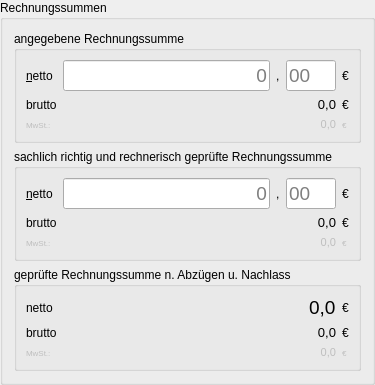
    <widget class="QGroupBox" name="groupBox_3">
     <property name="title">
      <string>Rechnungssummen</string>
     </property>
     <property name="flat">
      <bool>true</bool>
     </property>
     <layout class="QVBoxLayout" name="verticalLayout">
      <item>
       <widget class="QGroupBox" name="groupBox_amount">
        <property name="title">
         <string>angegebene Rechnungssumme</string>
        </property>
        <layout class="QGridLayout" name="gridLayout_4">
         <item row="3" column="4">
          <widget class="QLabel" name="label_currency_11">
           <property name="enabled">
            <bool>false</bool>
           </property>
           <property name="maximumSize">
            <size>
             <width>16777215</width>
             <height>16777215</height>
            </size>
           </property>
           <property name="font">
            <font>
             <pointsize>6</pointsize>
            </font>
           </property>
           <property name="text">
            <string>€</string>
           </property>
          </widget>
         </item>
         <item row="1" column="3">
          <widget class="QLineEdit" name="lineEdit_amount_2">
           <property name="maximumSize">
            <size>
             <width>50</width>
             <height>16777215</height>
            </size>
           </property>
           <property name="font">
            <font>
             <pointsize>14</pointsize>
            </font>
           </property>
           <property name="maxLength">
            <number>2</number>
           </property>
           <property name="echoMode">
            <enum>QLineEdit::Normal</enum>
           </property>
           <property name="cursorPosition">
            <number>0</number>
           </property>
           <property name="placeholderText">
            <string>00</string>
           </property>
          </widget>
         </item>
         <item row="2" column="4">
          <widget class="QLabel" name="label_currency_10">
           <property name="maximumSize">
            <size>
             <width>16777215</width>
             <height>16777215</height>
            </size>
           </property>
           <property name="text">
            <string>€</string>
           </property>
          </widget>
         </item>
         <item row="2" column="1" colspan="3">
          <widget class="QLabel" name="label_amount_w_VAT">
           <property name="font">
            <font>
             <pointsize>10</pointsize>
            </font>
           </property>
           <property name="text">
            <string>0,0</string>
           </property>
           <property name="alignment">
            <set>Qt::AlignRight|Qt::AlignTrailing|Qt::AlignVCenter</set>
           </property>
          </widget>
         </item>
         <item row="3" column="0">
          <widget class="QLabel" name="label_VAT">
           <property name="enabled">
            <bool>false</bool>
           </property>
           <property name="font">
            <font>
             <pointsize>6</pointsize>
            </font>
           </property>
           <property name="text">
            <string>MwSt.:</string>
           </property>
          </widget>
         </item>
         <item row="2" column="0">
          <widget class="QLabel" name="label_w_tax">
           <property name="text">
            <string>brutto</string>
           </property>
          </widget>
         </item>
         <item row="1" column="0">
          <widget class="QLabel" name="label_net">
           <property name="text">
            <string>&amp;netto</string>
           </property>
           <property name="buddy">
            <cstring>lineEdit_amount_1</cstring>
           </property>
          </widget>
         </item>
         <item row="1" column="1">
          <widget class="QLineEdit" name="lineEdit_amount_1">
           <property name="font">
            <font>
             <pointsize>14</pointsize>
            </font>
           </property>
           <property name="layoutDirection">
            <enum>Qt::LeftToRight</enum>
           </property>
           <property name="alignment">
            <set>Qt::AlignRight|Qt::AlignTrailing|Qt::AlignVCenter</set>
           </property>
           <property name="readOnly">
            <bool>false</bool>
           </property>
           <property name="placeholderText">
            <string>0</string>
           </property>
           <property name="clearButtonEnabled">
            <bool>false</bool>
           </property>
          </widget>
         </item>
         <item row="1" column="4">
          <widget class="QLabel" name="label_currency_1">
           <property name="maximumSize">
            <size>
             <width>16777215</width>
             <height>16777215</height>
            </size>
           </property>
           <property name="text">
            <string>€</string>
           </property>
          </widget>
         </item>
         <item row="1" column="2">
          <widget class="QLabel" name="label_comma">
           <property name="text">
            <string>,</string>
           </property>
          </widget>
         </item>
         <item row="3" column="1" colspan="3">
          <widget class="QLabel" name="label_amount_VAT_amount">
           <property name="enabled">
            <bool>false</bool>
           </property>
           <property name="font">
            <font>
             <pointsize>8</pointsize>
            </font>
           </property>
           <property name="text">
            <string>0,0</string>
           </property>
           <property name="alignment">
            <set>Qt::AlignRight|Qt::AlignTrailing|Qt::AlignVCenter</set>
           </property>
          </widget>
         </item>
        </layout>
       </widget>
      </item>
      <item>
       <widget class="QGroupBox" name="groupBox_amount_2">
        <property name="title">
         <string>sachlich richtig und rechnerisch geprüfte Rechnungssumme</string>
        </property>
        <layout class="QGridLayout" name="gridLayout_5">
         <item row="0" column="0">
          <widget class="QLabel" name="label_net_2">
           <property name="text">
            <string>&amp;netto</string>
           </property>
           <property name="buddy">
            <cstring>lineEdit_verified_amount_1</cstring>
           </property>
          </widget>
         </item>
         <item row="1" column="0">
          <widget class="QLabel" name="label_w_tax_2">
           <property name="text">
            <string>brutto</string>
           </property>
          </widget>
         </item>
         <item row="2" column="6">
          <widget class="QLabel" name="label_currency_13">
           <property name="enabled">
            <bool>false</bool>
           </property>
           <property name="maximumSize">
            <size>
             <width>16777215</width>
             <height>16777215</height>
            </size>
           </property>
           <property name="font">
            <font>
             <pointsize>6</pointsize>
            </font>
           </property>
           <property name="text">
            <string>€</string>
           </property>
          </widget>
         </item>
         <item row="1" column="6">
          <widget class="QLabel" name="label_currency_12">
           <property name="maximumSize">
            <size>
             <width>16777215</width>
             <height>16777215</height>
            </size>
           </property>
           <property name="text">
            <string>€</string>
           </property>
          </widget>
         </item>
         <item row="0" column="6">
          <widget class="QLabel" name="label_currency_2">
           <property name="maximumSize">
            <size>
             <width>16777215</width>
             <height>16777215</height>
            </size>
           </property>
           <property name="text">
            <string>€</string>
           </property>
          </widget>
         </item>
         <item row="2" column="0">
          <widget class="QLabel" name="label_VAT_2">
           <property name="enabled">
            <bool>false</bool>
           </property>
           <property name="font">
            <font>
             <pointsize>6</pointsize>
            </font>
           </property>
           <property name="text">
            <string>MwSt.:</string>
           </property>
          </widget>
         </item>
         <item row="0" column="5">
          <widget class="QLineEdit" name="lineEdit_verified_amount_2">
           <property name="maximumSize">
            <size>
             <width>50</width>
             <height>16777215</height>
            </size>
           </property>
           <property name="font">
            <font>
             <pointsize>14</pointsize>
            </font>
           </property>
           <property name="maxLength">
            <number>2</number>
           </property>
           <property name="echoMode">
            <enum>QLineEdit::Normal</enum>
           </property>
           <property name="cursorPosition">
            <number>0</number>
           </property>
           <property name="placeholderText">
            <string>00</string>
           </property>
          </widget>
         </item>
         <item row="0" column="4">
          <widget class="QLabel" name="label_comma_2">
           <property name="maximumSize">
            <size>
             <width>16777215</width>
             <height>16777215</height>
            </size>
           </property>
           <property name="text">
            <string>,</string>
           </property>
          </widget>
         </item>
         <item row="0" column="3">
          <widget class="QLineEdit" name="lineEdit_verified_amount_1">
           <property name="font">
            <font>
             <pointsize>14</pointsize>
            </font>
           </property>
           <property name="layoutDirection">
            <enum>Qt::LeftToRight</enum>
           </property>
           <property name="alignment">
            <set>Qt::AlignRight|Qt::AlignTrailing|Qt::AlignVCenter</set>
           </property>
           <property name="placeholderText">
            <string>0</string>
           </property>
           <property name="clearButtonEnabled">
            <bool>false</bool>
           </property>
          </widget>
         </item>
         <item row="1" column="3" colspan="3">
          <widget class="QLabel" name="label_verified_amount_w_VAT">
           <property name="font">
            <font>
             <pointsize>10</pointsize>
            </font>
           </property>
           <property name="text">
            <string>0,0</string>
           </property>
           <property name="alignment">
            <set>Qt::AlignRight|Qt::AlignTrailing|Qt::AlignVCenter</set>
           </property>
          </widget>
         </item>
         <item row="2" column="3" colspan="3">
          <widget class="QLabel" name="label_verified_amount_VAT_amount">
           <property name="enabled">
            <bool>false</bool>
           </property>
           <property name="font">
            <font>
             <pointsize>8</pointsize>
            </font>
           </property>
           <property name="text">
            <string>0,0</string>
           </property>
           <property name="alignment">
            <set>Qt::AlignRight|Qt::AlignTrailing|Qt::AlignVCenter</set>
           </property>
          </widget>
         </item>
        </layout>
       </widget>
      </item>
      <item>
       <widget class="QGroupBox" name="groupBox_amount_a_reductions">
        <property name="title">
         <string>geprüfte Rechnungssumme n. Abzügen u. Nachlass</string>
        </property>
        <layout class="QGridLayout" name="gridLayout_7">
         <item row="2" column="0">
          <widget class="QLabel" name="label_w_tax_3">
           <property name="text">
            <string>brutto</string>
           </property>
          </widget>
         </item>
         <item row="1" column="2">
          <widget class="QLabel" name="label_amount_a_reductions_amount">
           <property name="enabled">
            <bool>true</bool>
           </property>
           <property name="font">
            <font>
             <pointsize>14</pointsize>
            </font>
           </property>
           <property name="text">
            <string>0,0</string>
           </property>
          </widget>
         </item>
         <item row="2" column="3">
          <widget class="QLabel" name="label_currency_4">
           <property name="maximumSize">
            <size>
             <width>16777215</width>
             <height>16777215</height>
            </size>
           </property>
           <property name="text">
            <string>€</string>
           </property>
          </widget>
         </item>
         <item row="1" column="3">
          <widget class="QLabel" name="label_currency_3">
           <property name="maximumSize">
            <size>
             <width>16777215</width>
             <height>16777215</height>
            </size>
           </property>
           <property name="text">
            <string>€</string>
           </property>
          </widget>
         </item>
         <item row="2" column="2">
          <widget class="QLabel" name="label_amount_a_reductions_amount_w_VAT">
           <property name="enabled">
            <bool>true</bool>
           </property>
           <property name="font">
            <font>
             <pointsize>10</pointsize>
            </font>
           </property>
           <property name="text">
            <string>0,0</string>
           </property>
           <property name="alignment">
            <set>Qt::AlignRight|Qt::AlignTrailing|Qt::AlignVCenter</set>
           </property>
          </widget>
         </item>
         <item row="1" column="0">
          <widget class="QLabel" name="label_net_3">
           <property name="text">
            <string>netto</string>
           </property>
          </widget>
         </item>
         <item row="3" column="3">
          <widget class="QLabel" name="label_currency_5">
           <property name="enabled">
            <bool>false</bool>
           </property>
           <property name="maximumSize">
            <size>
             <width>16777215</width>
             <height>16777215</height>
            </size>
           </property>
           <property name="font">
            <font>
             <pointsize>6</pointsize>
            </font>
           </property>
           <property name="text">
            <string>€</string>
           </property>
          </widget>
         </item>
         <item row="3" column="2">
          <widget class="QLabel" name="label_amount_a_reductions_VAT_amount">
           <property name="enabled">
            <bool>false</bool>
           </property>
           <property name="font">
            <font>
             <pointsize>8</pointsize>
            </font>
           </property>
           <property name="text">
            <string>0,0</string>
           </property>
           <property name="alignment">
            <set>Qt::AlignRight|Qt::AlignTrailing|Qt::AlignVCenter</set>
           </property>
          </widget>
         </item>
         <item row="3" column="0">
          <widget class="QLabel" name="label_VAT_3">
           <property name="enabled">
            <bool>false</bool>
           </property>
           <property name="font">
            <font>
             <pointsize>6</pointsize>
            </font>
           </property>
           <property name="text">
            <string>MwSt.:</string>
           </property>
          </widget>
         </item>
         <item row="1" column="1" rowspan="3">
          <spacer name="horizontalSpacer">
           <property name="orientation">
            <enum>Qt::Horizontal</enum>
           </property>
           <property name="sizeHint" stdset="0">
            <size>
             <width>40</width>
             <height>20</height>
            </size>
           </property>
          </spacer>
         </item>
        </layout>
       </widget>
      </item>
     </layout>
    </widget>
